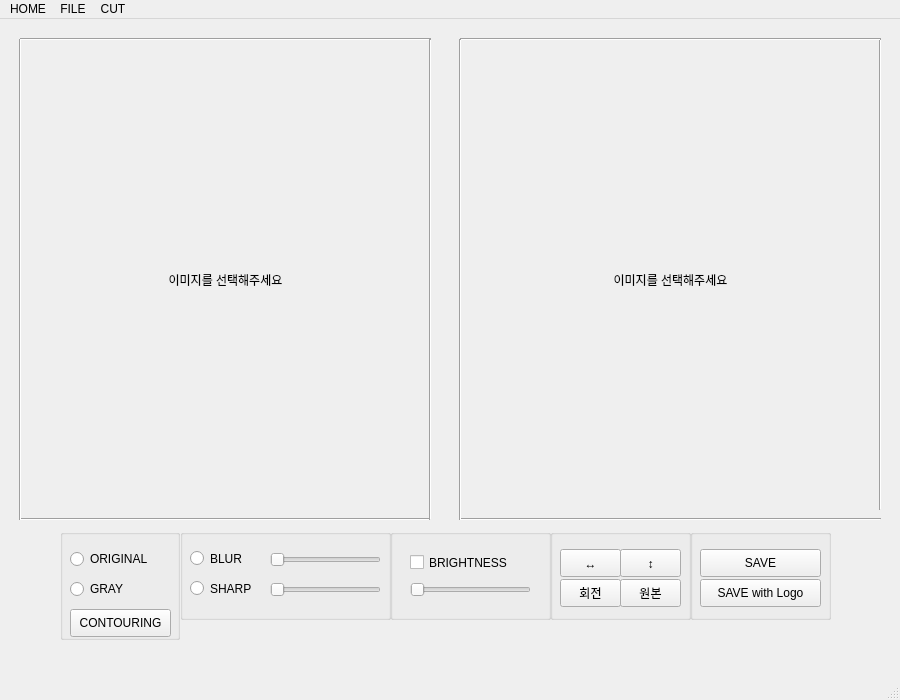
<?xml version="1.0" encoding="UTF-8"?>
<ui version="4.0">
 <class>MainWindow</class>
 <widget class="QMainWindow" name="MainWindow">
  <property name="geometry">
   <rect>
    <x>0</x>
    <y>0</y>
    <width>900</width>
    <height>700</height>
   </rect>
  </property>
  <property name="windowTitle">
   <string>MainWindow</string>
  </property>
  <property name="windowIcon">
   <iconset>
    <normaloff>../OpenCV/project/img/icon/smile.png</normaloff>../OpenCV/project/img/icon/smile.png</iconset>
  </property>
  <widget class="QWidget" name="centralwidget">
   <widget class="QLabel" name="ori_img">
    <property name="geometry">
     <rect>
      <x>20</x>
      <y>20</y>
      <width>411</width>
      <height>481</height>
     </rect>
    </property>
    <property name="text">
     <string>이미지를 선택해주세요</string>
    </property>
    <property name="alignment">
     <set>Qt::AlignCenter</set>
    </property>
   </widget>
   <widget class="QGroupBox" name="groupBox">
    <property name="geometry">
     <rect>
      <x>180</x>
      <y>510</y>
      <width>211</width>
      <height>91</height>
     </rect>
    </property>
    <property name="title">
     <string/>
    </property>
    <widget class="QRadioButton" name="btn_Blur">
     <property name="geometry">
      <rect>
       <x>10</x>
       <y>20</y>
       <width>71</width>
       <height>19</height>
      </rect>
     </property>
     <property name="text">
      <string>BLUR</string>
     </property>
    </widget>
    <widget class="QRadioButton" name="btn_Sharp">
     <property name="geometry">
      <rect>
       <x>10</x>
       <y>50</y>
       <width>71</width>
       <height>19</height>
      </rect>
     </property>
     <property name="text">
      <string>SHARP</string>
     </property>
    </widget>
    <widget class="QSlider" name="BlurSlider">
     <property name="geometry">
      <rect>
       <x>90</x>
       <y>20</y>
       <width>111</width>
       <height>22</height>
      </rect>
     </property>
     <property name="maximum">
      <number>30</number>
     </property>
     <property name="singleStep">
      <number>10</number>
     </property>
     <property name="orientation">
      <enum>Qt::Horizontal</enum>
     </property>
    </widget>
    <widget class="QSlider" name="SharpSlider">
     <property name="geometry">
      <rect>
       <x>90</x>
       <y>50</y>
       <width>111</width>
       <height>22</height>
      </rect>
     </property>
     <property name="minimum">
      <number>1</number>
     </property>
     <property name="maximum">
      <number>10</number>
     </property>
     <property name="singleStep">
      <number>1</number>
     </property>
     <property name="pageStep">
      <number>1</number>
     </property>
     <property name="orientation">
      <enum>Qt::Horizontal</enum>
     </property>
    </widget>
   </widget>
   <widget class="QGroupBox" name="groupBox_2">
    <property name="geometry">
     <rect>
      <x>390</x>
      <y>510</y>
      <width>161</width>
      <height>91</height>
     </rect>
    </property>
    <property name="title">
     <string/>
    </property>
    <widget class="QSlider" name="BCSlider">
     <property name="geometry">
      <rect>
       <x>20</x>
       <y>50</y>
       <width>121</width>
       <height>22</height>
      </rect>
     </property>
     <property name="maximum">
      <number>50</number>
     </property>
     <property name="singleStep">
      <number>5</number>
     </property>
     <property name="orientation">
      <enum>Qt::Horizontal</enum>
     </property>
     <property name="tickPosition">
      <enum>QSlider::NoTicks</enum>
     </property>
    </widget>
    <widget class="QCheckBox" name="btn_Bright">
     <property name="geometry">
      <rect>
       <x>20</x>
       <y>18</y>
       <width>121</width>
       <height>31</height>
      </rect>
     </property>
     <property name="text">
      <string>BRIGHTNESS</string>
     </property>
    </widget>
   </widget>
   <widget class="QGroupBox" name="groupBox_3">
    <property name="geometry">
     <rect>
      <x>550</x>
      <y>510</y>
      <width>141</width>
      <height>91</height>
     </rect>
    </property>
    <property name="title">
     <string/>
    </property>
    <widget class="QPushButton" name="btn_ori">
     <property name="geometry">
      <rect>
       <x>70</x>
       <y>50</y>
       <width>61</width>
       <height>28</height>
      </rect>
     </property>
     <property name="text">
      <string>원본</string>
     </property>
    </widget>
    <widget class="QPushButton" name="btn_left">
     <property name="geometry">
      <rect>
       <x>10</x>
       <y>20</y>
       <width>61</width>
       <height>28</height>
      </rect>
     </property>
     <property name="text">
      <string>↔️</string>
     </property>
    </widget>
    <widget class="QPushButton" name="btn_up">
     <property name="geometry">
      <rect>
       <x>70</x>
       <y>20</y>
       <width>61</width>
       <height>28</height>
      </rect>
     </property>
     <property name="text">
      <string>↕️</string>
     </property>
    </widget>
    <widget class="QPushButton" name="btn_Rotate">
     <property name="geometry">
      <rect>
       <x>10</x>
       <y>50</y>
       <width>61</width>
       <height>28</height>
      </rect>
     </property>
     <property name="text">
      <string>회전</string>
     </property>
    </widget>
   </widget>
   <widget class="Line" name="line">
    <property name="geometry">
     <rect>
      <x>20</x>
      <y>490</y>
      <width>411</width>
      <height>20</height>
     </rect>
    </property>
    <property name="orientation">
     <enum>Qt::Horizontal</enum>
    </property>
   </widget>
   <widget class="Line" name="line_2">
    <property name="geometry">
     <rect>
      <x>10</x>
      <y>20</y>
      <width>20</width>
      <height>481</height>
     </rect>
    </property>
    <property name="orientation">
     <enum>Qt::Vertical</enum>
    </property>
   </widget>
   <widget class="Line" name="line_3">
    <property name="geometry">
     <rect>
      <x>20</x>
      <y>10</y>
      <width>411</width>
      <height>20</height>
     </rect>
    </property>
    <property name="orientation">
     <enum>Qt::Horizontal</enum>
    </property>
   </widget>
   <widget class="Line" name="line_4">
    <property name="geometry">
     <rect>
      <x>420</x>
      <y>20</y>
      <width>20</width>
      <height>481</height>
     </rect>
    </property>
    <property name="orientation">
     <enum>Qt::Vertical</enum>
    </property>
   </widget>
   <widget class="QLabel" name="edit_img">
    <property name="geometry">
     <rect>
      <x>460</x>
      <y>20</y>
      <width>421</width>
      <height>481</height>
     </rect>
    </property>
    <property name="text">
     <string>이미지를 선택해주세요</string>
    </property>
    <property name="alignment">
     <set>Qt::AlignCenter</set>
    </property>
   </widget>
   <widget class="Line" name="line_5">
    <property name="geometry">
     <rect>
      <x>870</x>
      <y>20</y>
      <width>20</width>
      <height>471</height>
     </rect>
    </property>
    <property name="orientation">
     <enum>Qt::Vertical</enum>
    </property>
   </widget>
   <widget class="Line" name="line_6">
    <property name="geometry">
     <rect>
      <x>460</x>
      <y>10</y>
      <width>421</width>
      <height>21</height>
     </rect>
    </property>
    <property name="orientation">
     <enum>Qt::Horizontal</enum>
    </property>
   </widget>
   <widget class="Line" name="line_7">
    <property name="geometry">
     <rect>
      <x>460</x>
      <y>490</y>
      <width>421</width>
      <height>20</height>
     </rect>
    </property>
    <property name="orientation">
     <enum>Qt::Horizontal</enum>
    </property>
   </widget>
   <widget class="Line" name="line_8">
    <property name="geometry">
     <rect>
      <x>450</x>
      <y>20</y>
      <width>20</width>
      <height>481</height>
     </rect>
    </property>
    <property name="orientation">
     <enum>Qt::Vertical</enum>
    </property>
   </widget>
   <widget class="QGroupBox" name="groupBox_4">
    <property name="geometry">
     <rect>
      <x>690</x>
      <y>510</y>
      <width>141</width>
      <height>91</height>
     </rect>
    </property>
    <property name="title">
     <string/>
    </property>
    <widget class="QPushButton" name="btn_logo">
     <property name="geometry">
      <rect>
       <x>10</x>
       <y>50</y>
       <width>121</width>
       <height>28</height>
      </rect>
     </property>
     <property name="text">
      <string>SAVE with Logo</string>
     </property>
    </widget>
    <widget class="QPushButton" name="btn_save">
     <property name="geometry">
      <rect>
       <x>10</x>
       <y>20</y>
       <width>121</width>
       <height>28</height>
      </rect>
     </property>
     <property name="text">
      <string>SAVE</string>
     </property>
    </widget>
   </widget>
   <widget class="QGroupBox" name="groupBox_5">
    <property name="geometry">
     <rect>
      <x>60</x>
      <y>510</y>
      <width>120</width>
      <height>111</height>
     </rect>
    </property>
    <property name="title">
     <string/>
    </property>
    <widget class="QRadioButton" name="btn_original">
     <property name="geometry">
      <rect>
       <x>10</x>
       <y>20</y>
       <width>91</width>
       <height>20</height>
      </rect>
     </property>
     <property name="text">
      <string>ORIGINAL</string>
     </property>
    </widget>
    <widget class="QRadioButton" name="btn_gray">
     <property name="geometry">
      <rect>
       <x>10</x>
       <y>50</y>
       <width>91</width>
       <height>20</height>
      </rect>
     </property>
     <property name="text">
      <string>GRAY</string>
     </property>
    </widget>
    <widget class="QPushButton" name="btn_contour">
     <property name="geometry">
      <rect>
       <x>10</x>
       <y>80</y>
       <width>101</width>
       <height>28</height>
      </rect>
     </property>
     <property name="text">
      <string>CONTOURING</string>
     </property>
    </widget>
   </widget>
  </widget>
  <widget class="QStatusBar" name="statusbar"/>
  <widget class="QMenuBar" name="menubar">
   <property name="geometry">
    <rect>
     <x>0</x>
     <y>0</y>
     <width>900</width>
     <height>26</height>
    </rect>
   </property>
   <widget class="QMenu" name="menuHOME">
    <property name="title">
     <string>HOME</string>
    </property>
    <addaction name="actionEXIT"/>
   </widget>
   <widget class="QMenu" name="menuFILE">
    <property name="title">
     <string>FILE</string>
    </property>
    <addaction name="actionNEW"/>
   </widget>
   <widget class="QMenu" name="menuCUT">
    <property name="title">
     <string>CUT</string>
    </property>
    <addaction name="actionRECTANGLE"/>
   </widget>
   <addaction name="menuHOME"/>
   <addaction name="menuFILE"/>
   <addaction name="menuCUT"/>
  </widget>
  <action name="actionNEW">
   <property name="text">
    <string>NEW</string>
   </property>
  </action>
  <action name="actionEXIT">
   <property name="text">
    <string>EXIT</string>
   </property>
  </action>
  <action name="actionDRAWING">
   <property name="text">
    <string>DRAWING</string>
   </property>
  </action>
  <action name="actionRECTANGLE">
   <property name="text">
    <string>RECTANGLE</string>
   </property>
  </action>
  <action name="actionCIRCLE">
   <property name="text">
    <string>CIRCLE</string>
   </property>
  </action>
 </widget>
 <resources/>
 <connections/>
</ui>
